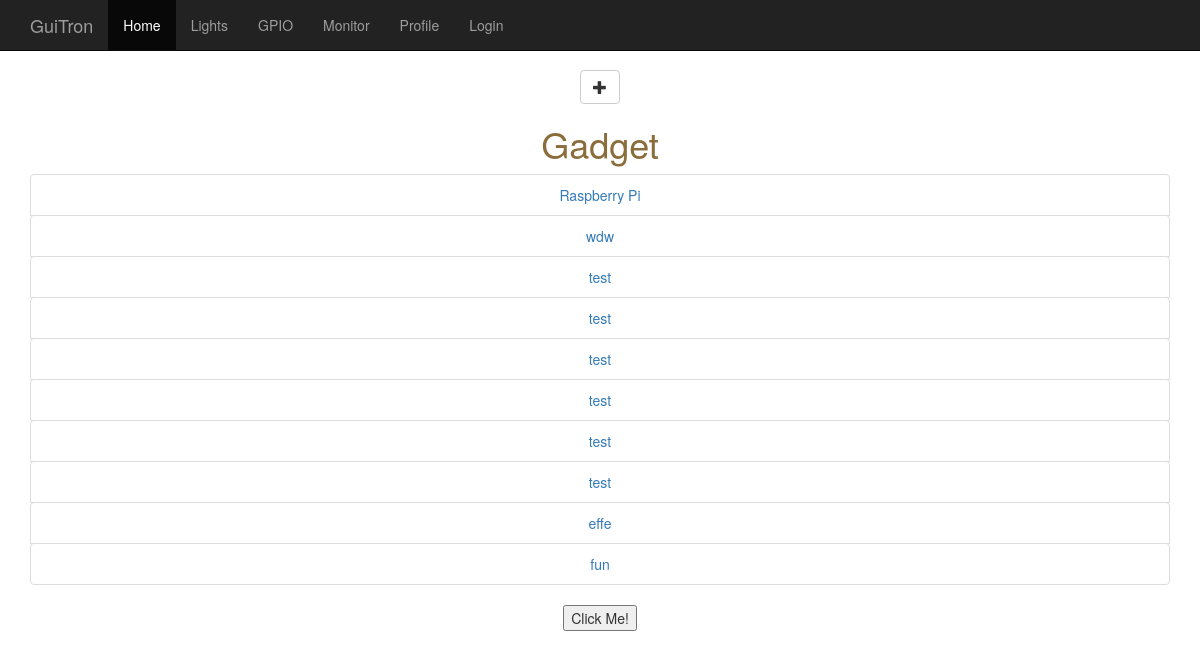
Screenshot of /guitron/gadget/ with the database file from the repository.
### guitron/models.py (models this page shows)
class Gadget(models.Model):
    gadget_id = models.CharField(max_length=256)
    ip_address = models.CharField(max_length=256)
    def __str__(self):
        return str(self.gadget_id)

### guitron/views.py (the view)
def index(request):
    recent_gadgets = Gadget.objects.all()
    context = {'recent_gadgets': recent_gadgets}
    return render(request, 'guitron/guitron_index.html', context)

### guitron/templates/guitron/guitron_index.html (shortened to what this page needs)
{% extends 'guitron/base.html' %}
{% block content %}
<div class="dropdown">
  <button class="btn btn-default dropdown-toggle" type="button" id="dropdownMenu1" data-toggle="dropdown" aria-haspopup="true" aria-expanded="true">
    <span class="glyphicon glyphicon-plus"></span>
  </button>
</div>
{% if recent_gadgets %}
<h1 class='text-warning'>Gadget</h1>
<ul class = "list-unstyled">
    {% for gadget in recent_gadgets %}
      <ul class="list-group">
        <li class="list-group-item">
          <a href="{% url 'guitron:view' gadget.id %}">
          {{ gadget }}
        </a>
      </li>
    {% endfor %}
    </ul>
</div>
    <button type="button" onclick="alert('Hello world!')">Click Me!</button>
{% endif %}
{% endblock %}

### guitron/static/guitron/styles/guitron.css (style rules this page uses)
body { padding-top: 50px; }

### rows the page displays
Gadget: gadget "Raspberry Pi"
Gadget: gadget "wdw"
Gadget: gadget "test"
Gadget: gadget "test"
Gadget: gadget "test"
Gadget: gadget "test"
Gadget: gadget "test"
Gadget: gadget "test"
Gadget: gadget "effe"
Gadget: gadget "fun"
